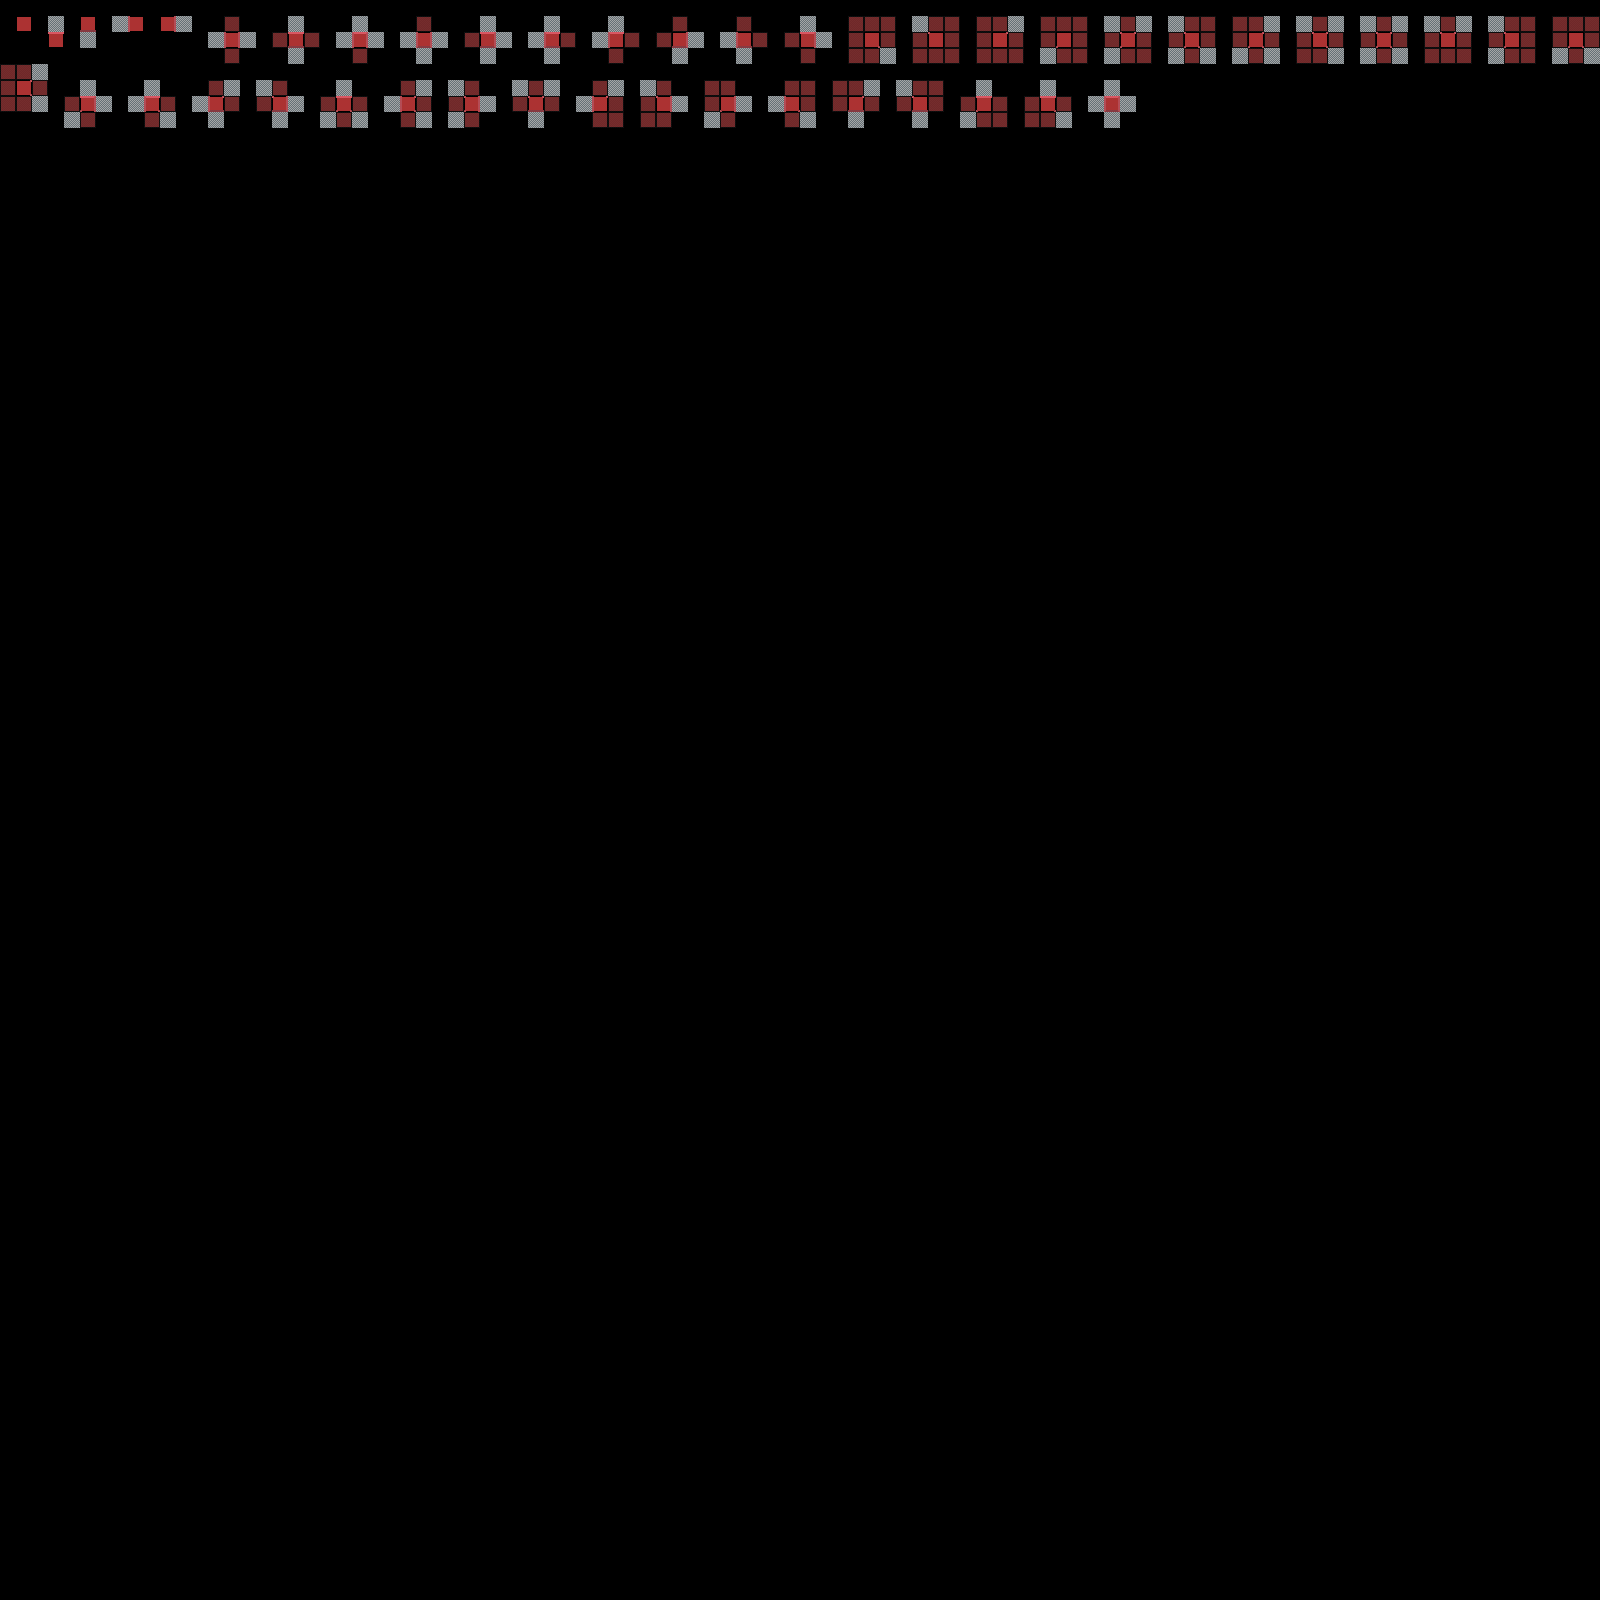

Below is a game level as drawn by its tile map, then a one-line description and the .tmx that defines it (tile-layer data replaced by summaries):
An orthogonal 100x100 tile map with 16x16 px tiles, 3 tile layers (regions, input_Prototype, output_Terrain).

<map version="1.10" tiledversion="1.11.0" orientation="orthogonal" renderorder="right-down" width="100" height="100" tilewidth="16" tileheight="16" infinite="0" nextlayerid="4" nextobjectid="1">
 <tileset firstgid="1" source="../ProtoTilemap.tsx" />
 <layer id="1" name="regions" width="100" height="100" opacity="0.15">
  <data>[10000 cells, 289 non-empty, 1 distinct tile ids]</data>
 </layer>
 <layer id="2" name="input_Prototype" width="100" height="100" opacity="0.59">
  <data>[10000 cells, 289 non-empty, 2 distinct tile ids]</data>
 </layer>
 <layer id="3" name="output_Terrain" width="100" height="100">
  <data>[10000 cells, 45 non-empty, 45 distinct tile ids]</data>
 </layer>
</map>